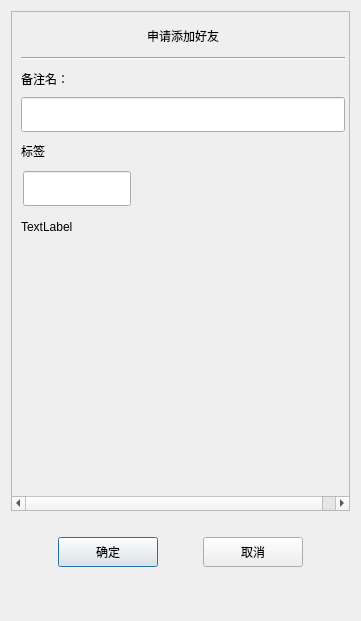
<?xml version="1.0" encoding="UTF-8"?>
<ui version="4.0">
 <class>AuthenFriend</class>
 <widget class="QDialog" name="AuthenFriend">
  <property name="geometry">
   <rect>
    <x>0</x>
    <y>0</y>
    <width>361</width>
    <height>621</height>
   </rect>
  </property>
  <property name="windowTitle">
   <string>Dialog</string>
  </property>
  <layout class="QVBoxLayout" name="verticalLayout">
   <item>
    <widget class="QScrollArea" name="scrollArea">
     <property name="minimumSize">
      <size>
       <width>0</width>
       <height>500</height>
      </size>
     </property>
     <property name="widgetResizable">
      <bool>true</bool>
     </property>
     <widget class="QWidget" name="scrollcontent">
      <property name="geometry">
       <rect>
        <x>0</x>
        <y>0</y>
        <width>351</width>
        <height>484</height>
       </rect>
      </property>
      <layout class="QVBoxLayout" name="verticalLayout_2">
       <property name="spacing">
        <number>0</number>
       </property>
       <property name="leftMargin">
        <number>0</number>
       </property>
       <property name="topMargin">
        <number>11</number>
       </property>
       <property name="bottomMargin">
        <number>11</number>
       </property>
       <item>
        <widget class="QLabel" name="apply_lb">
         <property name="minimumSize">
          <size>
           <width>0</width>
           <height>25</height>
          </size>
         </property>
         <property name="maximumSize">
          <size>
           <width>16777215</width>
           <height>25</height>
          </size>
         </property>
         <property name="text">
          <string>申请添加好友</string>
         </property>
         <property name="alignment">
          <set>Qt::AlignmentFlag::AlignCenter</set>
         </property>
        </widget>
       </item>
       <item>
        <widget class="QWidget" name="apply_wid" native="true">
         <layout class="QVBoxLayout" name="verticalLayout_3">
          <item>
           <widget class="Line" name="h_line">
            <property name="orientation">
             <enum>Qt::Orientation::Horizontal</enum>
            </property>
           </widget>
          </item>
          <item>
           <widget class="QLabel" name="label_2">
            <property name="minimumSize">
             <size>
              <width>0</width>
              <height>25</height>
             </size>
            </property>
            <property name="maximumSize">
             <size>
              <width>16777215</width>
              <height>25</height>
             </size>
            </property>
            <property name="text">
             <string>备注名：</string>
            </property>
           </widget>
          </item>
          <item>
           <widget class="CustomizeEdit" name="back_ed">
            <property name="minimumSize">
             <size>
              <width>0</width>
              <height>35</height>
             </size>
            </property>
            <property name="maximumSize">
             <size>
              <width>16777215</width>
              <height>35</height>
             </size>
            </property>
           </widget>
          </item>
          <item>
           <widget class="QLabel" name="label_3">
            <property name="minimumSize">
             <size>
              <width>0</width>
              <height>25</height>
             </size>
            </property>
            <property name="maximumSize">
             <size>
              <width>16777215</width>
              <height>25</height>
             </size>
            </property>
            <property name="text">
             <string>标签</string>
            </property>
           </widget>
          </item>
          <item>
           <widget class="QWidget" name="lb_group_wid" native="true">
            <property name="minimumSize">
             <size>
              <width>0</width>
              <height>50</height>
             </size>
            </property>
            <layout class="QVBoxLayout" name="verticalLayout_4">
             <property name="spacing">
              <number>0</number>
             </property>
             <property name="leftMargin">
              <number>0</number>
             </property>
             <property name="topMargin">
              <number>0</number>
             </property>
             <property name="rightMargin">
              <number>0</number>
             </property>
             <property name="bottomMargin">
              <number>0</number>
             </property>
             <item>
              <widget class="QWidget" name="grid_widget" native="true">
               <property name="minimumSize">
                <size>
                 <width>0</width>
                 <height>40</height>
                </size>
               </property>
               <property name="maximumSize">
                <size>
                 <width>16777215</width>
                 <height>40</height>
                </size>
               </property>
               <widget class="CustomizeEdit" name="lb_ed">
                <property name="geometry">
                 <rect>
                  <x>2</x>
                  <y>2</y>
                  <width>108</width>
                  <height>35</height>
                 </rect>
                </property>
                <property name="maximumSize">
                 <size>
                  <width>16777215</width>
                  <height>35</height>
                 </size>
                </property>
               </widget>
              </widget>
             </item>
             <item>
              <widget class="QWidget" name="input_tip_wid" native="true">
               <property name="minimumSize">
                <size>
                 <width>0</width>
                 <height>35</height>
                </size>
               </property>
               <property name="maximumSize">
                <size>
                 <width>16777215</width>
                 <height>35</height>
                </size>
               </property>
               <layout class="QVBoxLayout" name="verticalLayout_5">
                <property name="spacing">
                 <number>0</number>
                </property>
                <property name="leftMargin">
                 <number>0</number>
                </property>
                <property name="topMargin">
                 <number>0</number>
                </property>
                <property name="rightMargin">
                 <number>0</number>
                </property>
                <property name="bottomMargin">
                 <number>0</number>
                </property>
                <item>
                 <widget class="ClickedOnceLabel" name="tip_lb">
                  <property name="text">
                   <string>TextLabel</string>
                  </property>
                 </widget>
                </item>
               </layout>
              </widget>
             </item>
            </layout>
           </widget>
          </item>
          <item>
           <widget class="QWidget" name="widget" native="true">
            <property name="minimumSize">
             <size>
              <width>0</width>
              <height>60</height>
             </size>
            </property>
            <layout class="QHBoxLayout" name="horizontalLayout_2">
             <property name="spacing">
              <number>7</number>
             </property>
             <property name="leftMargin">
              <number>0</number>
             </property>
             <property name="topMargin">
              <number>0</number>
             </property>
             <property name="rightMargin">
              <number>0</number>
             </property>
             <property name="bottomMargin">
              <number>0</number>
             </property>
             <item>
              <widget class="QWidget" name="lb_list" native="true">
               <property name="minimumSize">
                <size>
                 <width>287</width>
                 <height>50</height>
                </size>
               </property>
               <property name="maximumSize">
                <size>
                 <width>287</width>
                 <height>16777215</height>
                </size>
               </property>
              </widget>
             </item>
             <item>
              <widget class="QWidget" name="more_lb_wid" native="true">
               <property name="minimumSize">
                <size>
                 <width>30</width>
                 <height>0</height>
                </size>
               </property>
               <property name="maximumSize">
                <size>
                 <width>30</width>
                 <height>16777215</height>
                </size>
               </property>
               <layout class="QVBoxLayout" name="verticalLayout_6">
                <property name="spacing">
                 <number>0</number>
                </property>
                <property name="leftMargin">
                 <number>0</number>
                </property>
                <property name="topMargin">
                 <number>0</number>
                </property>
                <property name="rightMargin">
                 <number>0</number>
                </property>
                <property name="bottomMargin">
                 <number>0</number>
                </property>
                <item>
                 <spacer name="verticalSpacer_3">
                  <property name="orientation">
                   <enum>Qt::Orientation::Vertical</enum>
                  </property>
                  <property name="sizeHint" stdset="0">
                   <size>
                    <width>20</width>
                    <height>40</height>
                   </size>
                  </property>
                 </spacer>
                </item>
                <item>
                 <widget class="ClickedOnceLabel" name="more_lb">
                  <property name="minimumSize">
                   <size>
                    <width>25</width>
                    <height>25</height>
                   </size>
                  </property>
                  <property name="maximumSize">
                   <size>
                    <width>25</width>
                    <height>25</height>
                   </size>
                  </property>
                  <property name="text">
                   <string/>
                  </property>
                  <property name="alignment">
                   <set>Qt::AlignmentFlag::AlignCenter</set>
                  </property>
                 </widget>
                </item>
                <item>
                 <spacer name="verticalSpacer_4">
                  <property name="orientation">
                   <enum>Qt::Orientation::Vertical</enum>
                  </property>
                  <property name="sizeHint" stdset="0">
                   <size>
                    <width>20</width>
                    <height>40</height>
                   </size>
                  </property>
                 </spacer>
                </item>
               </layout>
              </widget>
             </item>
            </layout>
           </widget>
          </item>
         </layout>
        </widget>
       </item>
      </layout>
     </widget>
    </widget>
   </item>
   <item>
    <spacer name="verticalSpacer">
     <property name="orientation">
      <enum>Qt::Orientation::Vertical</enum>
     </property>
     <property name="sizeType">
      <enum>QSizePolicy::Policy::Fixed</enum>
     </property>
     <property name="sizeHint" stdset="0">
      <size>
       <width>20</width>
       <height>10</height>
      </size>
     </property>
    </spacer>
   </item>
   <item>
    <widget class="QWidget" name="apply_sure_wid" native="true">
     <property name="minimumSize">
      <size>
       <width>0</width>
       <height>50</height>
      </size>
     </property>
     <layout class="QHBoxLayout" name="horizontalLayout">
      <item>
       <spacer name="horizontalSpacer">
        <property name="orientation">
         <enum>Qt::Orientation::Horizontal</enum>
        </property>
        <property name="sizeHint" stdset="0">
         <size>
          <width>40</width>
          <height>20</height>
         </size>
        </property>
       </spacer>
      </item>
      <item>
       <widget class="ClickedBtn" name="sure_btn">
        <property name="minimumSize">
         <size>
          <width>100</width>
          <height>30</height>
         </size>
        </property>
        <property name="text">
         <string>确定</string>
        </property>
       </widget>
      </item>
      <item>
       <spacer name="horizontalSpacer_2">
        <property name="orientation">
         <enum>Qt::Orientation::Horizontal</enum>
        </property>
        <property name="sizeHint" stdset="0">
         <size>
          <width>40</width>
          <height>20</height>
         </size>
        </property>
       </spacer>
      </item>
      <item>
       <widget class="ClickedBtn" name="cancel_btn">
        <property name="minimumSize">
         <size>
          <width>100</width>
          <height>30</height>
         </size>
        </property>
        <property name="text">
         <string>取消</string>
        </property>
       </widget>
      </item>
      <item>
       <spacer name="horizontalSpacer_3">
        <property name="orientation">
         <enum>Qt::Orientation::Horizontal</enum>
        </property>
        <property name="sizeHint" stdset="0">
         <size>
          <width>40</width>
          <height>20</height>
         </size>
        </property>
       </spacer>
      </item>
     </layout>
    </widget>
   </item>
   <item>
    <spacer name="verticalSpacer_2">
     <property name="orientation">
      <enum>Qt::Orientation::Vertical</enum>
     </property>
     <property name="sizeType">
      <enum>QSizePolicy::Policy::Expanding</enum>
     </property>
     <property name="sizeHint" stdset="0">
      <size>
       <width>20</width>
       <height>19</height>
      </size>
     </property>
    </spacer>
   </item>
  </layout>
 </widget>
 <customwidgets>
  <customwidget>
   <class>ClickedBtn</class>
   <extends>QPushButton</extends>
   <header location="global">clickedbtn.h</header>
  </customwidget>
  <customwidget>
   <class>CustomizeEdit</class>
   <extends>QLineEdit</extends>
   <header location="global">CustomizeEdit.h</header>
  </customwidget>
  <customwidget>
   <class>ClickedOnceLabel</class>
   <extends>QLabel</extends>
   <header location="global">clickedoncelabel.h</header>
  </customwidget>
 </customwidgets>
 <resources/>
 <connections/>
</ui>
